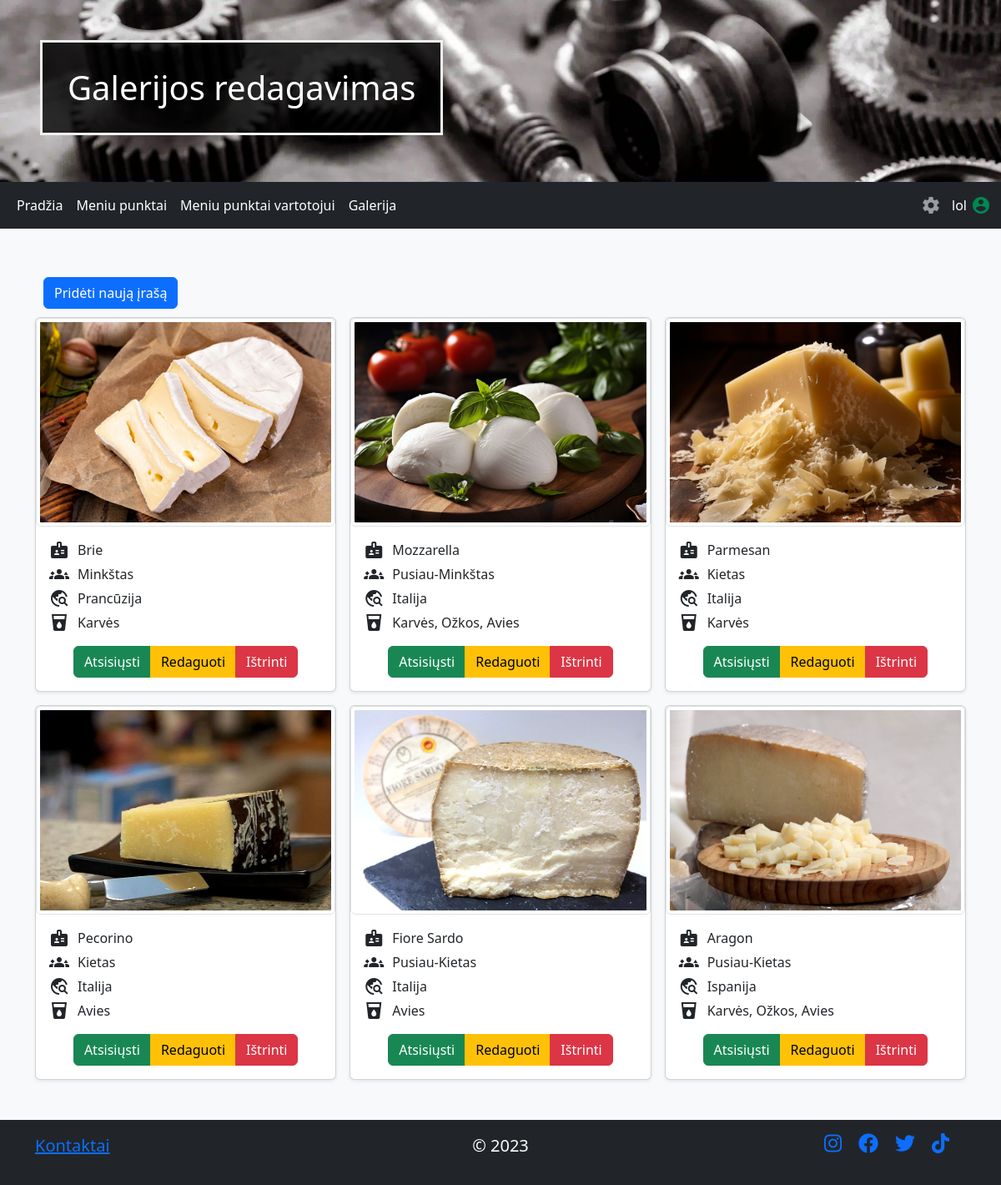
Screenshot of /admin/edit_galerija (signed in) with the database file from the repository.
### app/database.py (models this page shows, shortened)
class MenuItem(Base):
    __tablename__ = 'MenuItems'
    id = Column(Integer, primary_key=True)
    name = Column('MenuItemName', String)
    url = Column('url', String)

class User(Base, UserMixin):
    __tablename__ = "users"
    id = Column(Integer, primary_key=True)
    username = Column('username', String(50), nullable=False, unique=True)
    password = Column('password', String(50), nullable=False)

class Cheese(Base):
    __tablename__ = 'cheeses'
    id = Column(Integer, primary_key=True)
    name = Column('name', String(50), nullable=False)
    description = Column('description', String)
    cheese_type = Column('cheese_type', String(50))
    origin = Column('origin', String(50))
    milk = Column('milk', String(50))
    img_name = Column('img_name', String(100), nullable=False)

### app/admin_views.py (the view)
@app.route('/admin/edit_galerija', methods=['GET', 'POST'])
def galerija():
    cheeses = session.query(Cheese).all()
    return render_template('/admin/edit_galerija.html', menu=menu(), cheeses=cheeses)

### app/__init__.py (called while the page is built)
@login_manager.user_loader
def load_user(user_id):
    return session.query(User).get(int(user_id))

### app/admin_views.py (called while the page is built)
def menu():
    return session.query(MenuItem).all()

### app/views.py (called while the page is built)
@app.before_request
def require_login():
    if request.endpoint in ['sign_in', 'sign_up', 'static']:
        return
    if not current_user.is_authenticated:
        return redirect(url_for('sign_in', next=request.url))

### app/templates/admin/edit_galerija.html (shortened to what this page needs)
{% extends 'admin/templates/admin_template.html' %}
{% block header %} Galerijos redagavimas {% endblock %}
{% block main %}
<div class="album py-5 bg-light">
    <div class="container">
        <a href="{{ url_for('add_cheese') }}" class="btn btn-primary" id="addArticle">Pridėti naują įrašą</a>
        <div class="row row-cols-1 row-cols-sm-2 row-cols-md-3 g-3">
            {% for cheese in cheeses %}
            <div class="col">
                <div class="card shadow-sm">
                    <div class="image-container">
                    <img src="{{ url_for('uploads', filename=cheese.img_name) }}" alt="{{ cheese.img_name }}" class="img img-thumbnail">
                    </div>
                    <div class="card-body">
                        <ul style="list-style: none; padding: 0;">
                        <li class="list-item"><span class="material-icons icon" title="Pavadinimas">badge</span>{{cheese.name}}</li>
                        <li class="list-item"><span class="material-icons icon" title="Rūšis">groups_3</span>{{cheese.cheese_type}}</li>
                        <li class="list-item"><span class="material-icons icon" title="Kilmės šalis">travel_explore</span>{{cheese.origin}}</li>
                        <li class="list-item"><span class="material-icons icon" title="Pienas">local_drink</span>{{cheese.milk}}</li>
                        </ul>
                        <div class="d-flex justify-content-center align-items-center">
                          <div class="btn-group">
                            <a href="{{ url_for('download', file_id=cheese.id) }}" class="btn btn-success">Atsisiųsti</a>
                            <a href="{{ url_for('edit', file_id=cheese.id) }}" class="btn btn-warning">Redaguoti</a>
                            <a href="{{ url_for('delete', file_id=cheese.id) }}" class="btn btn-danger">Ištrinti</a>
                          </div>
                        </div>
                    </div>
                </div>
            </div>
            {% endfor %}
        </div>
    </div>
</div>
{% endblock %}

### app/templates/admin/templates/admin_template.html (shortened to what this page needs)
<!DOCTYPE html>
<html lang="en">
<head>
  <link href="https://cdn.jsdelivr.net/npm/bootstrap@5.3.2/dist/css/bootstrap.min.css" rel="stylesheet">
  <link rel="stylesheet" href="{{ url_for('static', filename='css/style.css') }}">
  <link rel="stylesheet" href="https://cdnjs.cloudflare.com/ajax/libs/font-awesome/5.15.1/css/all.min.css">
</head>
<body>
<div class="content">
  <header class="p-5 bg-primary text-white text-center headAdmin">
    <h1 class="headerText">{% block header %} {% endblock %}</h1>
  </header>
<nav class="navbar navbar-expand-sm bg-dark navbar-dark">
  <div class="container-fluid">
    <ul class="navbar-nav">
        <li class="nav-item">
            <a class="nav-link active" href="/admin">Pradžia</a>
        </li>
        {% for x in menu %}
        <li class="nav-item">
            <a class="nav-link active" href='{{ x.url }}'>{{ x.name }}</a>
        </li>
        {% endfor %}
    </ul>
    <ul class="navbar-nav flex-row-reverse">
      {% if current_user.is_authenticated %}
       <li id="accUser" class="flex nav-item nav-item-spacing">
           <span id="accUserName" class="navbar-text">{{ current_user.username }}</span>
           <span id="accUserLogo" class="material-icons" title="Prisijungęs vartotojas: {{ current_user.username }}">account_circle</span>
       </li>
      {% endif %}
      <li class="nav-item dropdown ">
        <a class="material-icons nav-link" href="#" id="navbarDarkDropdownMenuLink" role="button" data-bs-toggle="dropdown" aria-expanded="false">
        </a>
      </li>
  </ul>
  </div>
</nav>
{% block main %}
{% endblock %}
</div>
<footer class="footer mt-auto py-3 bg-dark text-white">
  <div class="container">
    <div class="row">
      <div class="col justify-content-start" style="display:flex">
        <a href="/"><p class="footT text-center">Kontaktai</p></a>
      </div>
      <div class="col">
        <p class="footT text-center">© 2023</p>
      </div>
      <div class="col justify-content-end" style="display:flex">
        <a href="https://www.instagram.com/"><i class="fab fa-instagram"></i></a>
        <a href="https://www.facebook.com"><i class="fab fa-facebook"></i></a>
        <a href="https://www.twitter.com"><i class="fab fa-twitter"></i></a>
        <a href="https://www.tiktok.com"><i class="fab fa-tiktok"></i></a>
      </div>
    </div>
  </div>
</footer>
</body>
</html>

### app/static/css/style.css (style rules this page uses)
html, body { height: 100%; }
body { display: flex; flex-direction: column; }
.content { flex: 1 0 auto; }
.footer { flex-shrink: 0; }
header { background-size: cover; }
.headerText { border: 3px solid #f1f1f1; background-color: rgba(0,0,0, 0.8); width:fit-content; padding:30px; }
.headAdmin { background-image: url('../images/settings.webp'); }
#addArticle { margin: 10px; }
#accUserLogo { color:#008851; }
#accUserName { padding: 5px; color: #ffff; }
#accUser { display:flex; align-items: center; }
.list-item { display: flex; align-items: center; margin-bottom: 5px; }
.icon { margin-right: 10px; }
.card { height: 100%; }
.image-container img { width: 100%; height: 100%; object-fit: cover; }
.image-container { width: 100%; height: 250px; overflow: hidden; }
.fab { margin-right: 20px; font-size: 24px; }
.footT { font-size: 20px; }

### rows the page displays
MenuItem: name "Meniu punktai"
MenuItem: name "Meniu punktai vartotojui"
MenuItem: name "Galerija"
User: username "lol"
Cheese: img_name (picture), name "Brie", cheese_type "Minkštas", origin "Prancūzija", milk "Karvės"
Cheese: img_name (picture), name "Mozzarella", cheese_type "Pusiau-Minkštas", origin "Italija", milk "Karvės, Ožkos, Avies"
Cheese: img_name (picture), name "Parmesan", cheese_type "Kietas", origin "Italija", milk "Karvės"
Cheese: img_name (picture), name "Pecorino", cheese_type "Kietas", origin "Italija", milk "Avies"
Cheese: img_name (picture), name "Fiore Sardo", cheese_type "Pusiau-Kietas", origin "Italija", milk "Avies"
Cheese: img_name (picture), name "Aragon", cheese_type "Pusiau-Kietas", origin "Ispanija", milk "Karvės, Ožkos, Avies"
